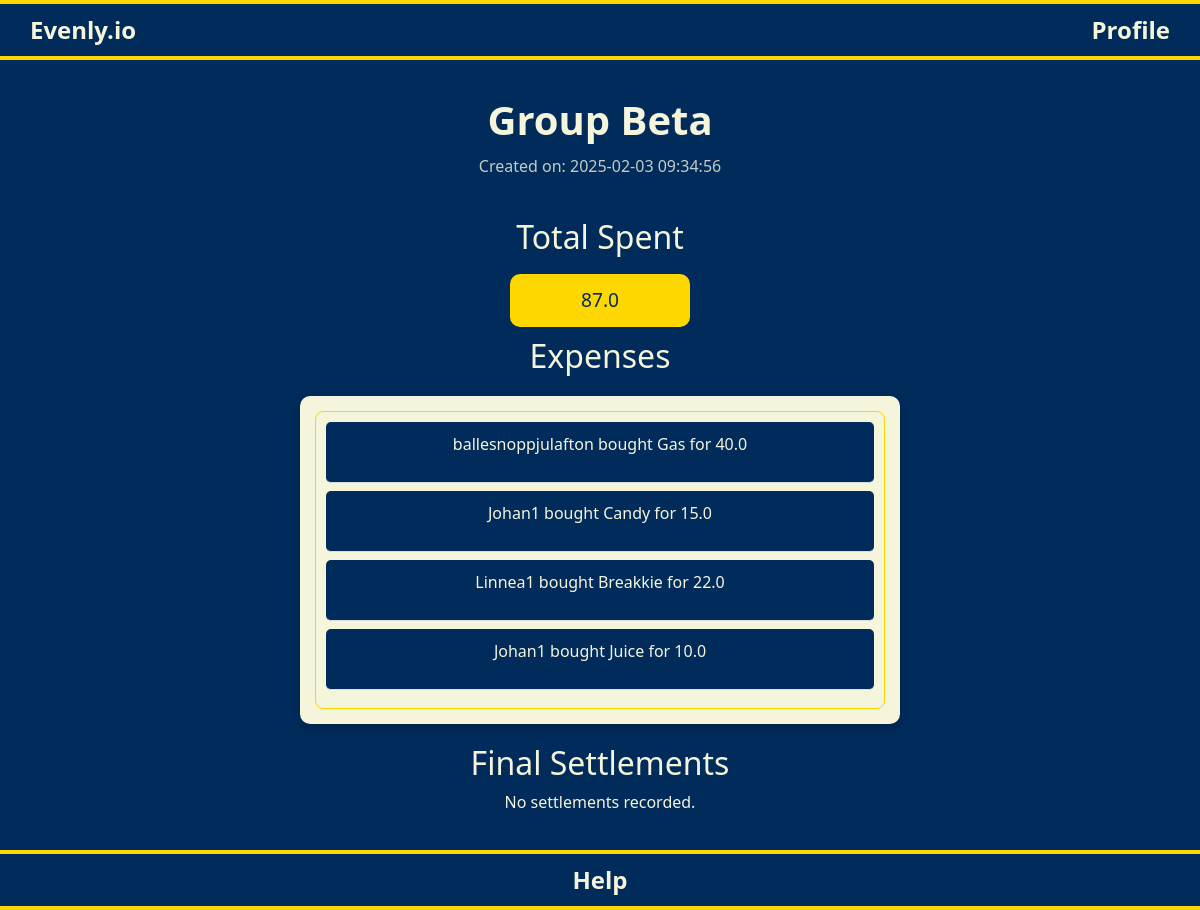
/finished-group/2 (signed in), run on the app's committed database.
### tables this page shows
CREATE TABLE Groups (
    group_id INTEGER PRIMARY KEY AUTOINCREMENT,
    name TEXT NOT NULL,
    code TEXT NOT NULL UNIQUE,
    created_by INTEGER NOT NULL,
    status TEXT DEFAULT 'active',
    timestamp DATETIME DEFAULT CURRENT_TIMESTAMP,
    FOREIGN KEY (created_by) REFERENCES Users (user_id)
);

CREATE TABLE Payments (
    payment_id INTEGER PRIMARY KEY AUTOINCREMENT,
    group_id INTEGER NOT NULL,
    paid_by INTEGER NOT NULL,    -- who paid the amount
    amount REAL NOT NULL,        -- amount paid
    description TEXT,            -- optional description (e.g. "beer for 3")
    timestamp DATETIME DEFAULT CURRENT_TIMESTAMP, -- when the payment was made
    FOREIGN KEY (group_id) REFERENCES Groups (group_id),
    FOREIGN KEY (paid_by) REFERENCES Users (user_id)
);

CREATE TABLE Users (
    user_id INTEGER PRIMARY KEY AUTOINCREMENT,
    username TEXT NOT NULL UNIQUE,
    password_hash TEXT NOT NULL
);

### app.py (the view)
@app.route("/finished-group/<int:group_id>")
@login_required
def finished_group(group_id):
    conn = get_db_connection()
    cursor = conn.cursor()
    cursor.execute("SELECT name, timestamp FROM Groups WHERE group_id = ?", (group_id,))
    group = cursor.fetchone()
    if not group:
        conn.close()
        return apology("Group not found", 404)
    group_name, created_at = group
    cursor.execute("SELECT SUM(amount) FROM Payments WHERE group_id = ?", (group_id,))
    total_spent = cursor.fetchone()[0] or 0
    cursor.execute("""
        SELECT p.payment_id, p.paid_by, u.username, p.amount, p.description, p.timestamp
        FROM Payments p
        JOIN Users u ON p.paid_by = u.user_id
        WHERE p.group_id = ?
        ORDER BY p.timestamp DESC
    """, (group_id,))
    expenses = [dict(zip(["payment_id", "paid_by", "username", "amount", "description", "timestamp"], row)) for row in cursor.fetchall()]
    cursor.execute("""
        SELECT u1.username AS from_username,
               u2.username AS to_username,
               s.amount
        FROM Settlements s
        JOIN Users u1 ON s.from_user = u1.user_id
        JOIN Users u2 ON s.to_user = u2.user_id
        WHERE s.group_id = ? AND s.status = 'paid'
        ORDER BY s.timestamp DESC
    """, (group_id,))
    debts = [dict(zip(["from_username", "to_username", "amount"], row)) for row in cursor.fetchall()]
    conn.close()
    return render_template(
        "finished_group.html",
        group_name=group_name,
        created_at=created_at,
        total_spent=total_spent,
        expenses=expenses,
        debts=debts,
        group_id=group_id
    )

### app.py (called while the page is built)
@app.after_request
def after_request(response):
    response.headers["Cache-Control"] = "no-cache, no-store, must-revalidate"
    response.headers["Expires"] = 0
    response.headers["Pragma"] = "no-cache"
    return response

### database.py (called while the page is built)
def get_db_connection():
    conn = sqlite3.connect("evenly.db")
    conn.row_factory = sqlite3.Row  # Allows dictionary-like row access
    return conn

### helpers.py (called while the page is built)
def login_required(f):
    @wraps(f)
    def decorated_function(*args, **kwargs):
        if session.get("user_id") is None:
            return redirect("start.html")
        return f(*args, **kwargs)
    return decorated_function

### templates/finished_group.html (shortened to what this page needs)
{% extends "layout.html" %}
{% block main %}
<div class="container">
    <h1 class="group-logo">{{ group_name if group_name else 'No Group Found' }}</h1>
    <p class="group-time">
        Created on: {{ created_at if created_at else 'Unknown Date' }}
    </p>
    <div class="total-spent-wrapper">
        <h2>Total Spent</h2>
        <p class="btn-custom btn-register-login">{{ total_spent if total_spent else '0' }}</p>
    </div>
    <h2>Expenses</h2>
    {% if expenses %}
        <div class="expenses-container">
            <div class="expenses-list">
                {% for expense in expenses %}
                <div class="expense-item" data-expense-id="{{ expense['payment_id'] }}">
                    <p>{{ expense["username"] }} bought {{ expense["description"] }} for {{ expense["amount"] }}</p>
                </div>
                {% endfor %}
            </div>
        </div>
    {% else %}
        <p>No expenses recorded.</p>
    {% endif %}
    <h2>Final Settlements</h2>
    {% if debts %}
        <div class="scoreboard">
            {% for debt in debts %}
                <div>
                    <p>{{ debt["from_username"] }} paid {{ debt["to_username"] }} {{ debt["amount"] }}</p>
                </div>
            {% endfor %}
        </div>
    {% else %}
        <p>No settlements recorded.</p>
    {% endif %}
</div>
{% endblock %}

### static/style.css (style rules this page uses)
html, body { height: 100%; margin: 0; padding: 0; display: flex; flex-direction: column; background-color: #002B5B; color: #F5F5DC; overflow-x: hidden; overflow-y: auto; }
.group-logo { font-size: 2.5rem; font-weight: bold; margin-top: 10px; margin-bottom: 10px; word-wrap: break-word; }
.group-time { font-size: 1.0rem; opacity: 0.8; margin-top: 10; margin-bottom: 40px; }
.btn-custom { width: 180px; font-size: 1.2rem; padding: 12px; margin: 10px; border-radius: 10px; border: none; transition: all 0.3s ease-in-out; }
.btn-register-login { background-color: #FFD700; color: #002B5B; }
.expenses-container { background-color: #F5F5DC; border-radius: 10px; padding: 15px; width: 60%; max-width: 600px; margin: 20px auto; box-shadow: 0 4px 8px rgba(0, 0, 0, 0.2); }
.expenses-list { max-height: 300px; overflow-y: auto; padding: 10px; border: 1px solid #FFD700; border-radius: 8px; }
.expense-item { background-color: #002B5B; color: #F5F5DC; padding: 10px; margin-bottom: 8px; border-radius: 5px; }
.total-spent-wrapper { display: flex; flex-direction: column; align-items: center; margin-top: 20px; }
.expense-item { cursor: pointer; padding: 10px; border-bottom: 1px solid #ddd; }

### data on the page
Groups: name "Group Beta", timestamp "2025-02-03 09:34:56"
Payments: username "ballesnoppjulafton", description "Gas", amount "40.0"
Payments: username "Johan1", description "Candy", amount "15.0"
Payments: username "Linnea1", description "Breakkie", amount "22.0"
Payments: username "Johan1", description "Juice", amount "10.0"

### other printed values
{{ total_spent if total_spent else '0' }} "87.0"
